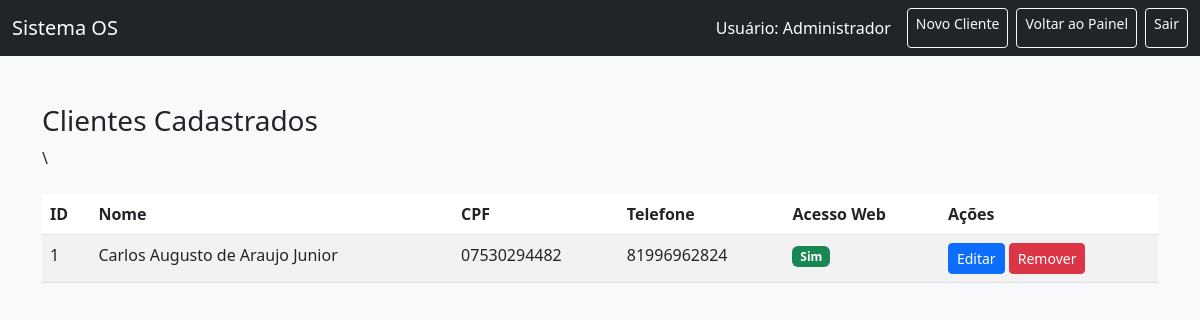
Before: /listar_clientes (signed in) with the older database file.
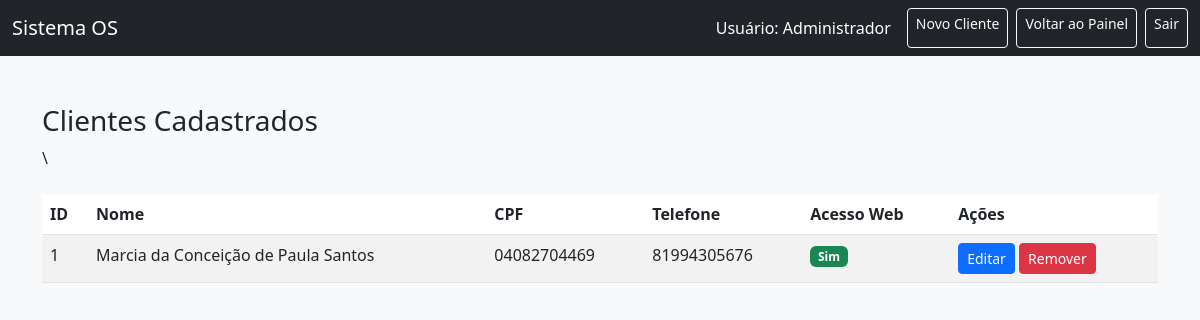
After: the same page with the newer database file.
### tables this page shows
CREATE TABLE clientes (
            id INTEGER PRIMARY KEY AUTOINCREMENT,
            nome TEXT NOT NULL,
            cpf TEXT NOT NULL UNIQUE,
            telefone TEXT
        );

### app.py (the view)
@app.route('/listar_clientes')
def listar_clientes():
    if 'permissao' not in session or session['permissao'] not in ['admin', 'atendente', 'tecnico']:
        flash('Você não tem permissão para acessar esta página.', 'warning')
        return redirect(url_for('dashboard'))
    conn = sqlite3.connect(DB)
    c = conn.cursor()
    c.execute("""
        SELECT
            c.id,
            c.nome,
            c.cpf,
            c.telefone,
            u.id IS NOT NULL AS tem_acesso_web
        FROM clientes c
        LEFT JOIN usuarios u ON c.id = u.id_cliente AND u.permissao = 'cliente'
        ORDER BY c.nome
    """)
    clientes = c.fetchall()
    conn.close()
    return render_template('listar_clientes.html', clientes=clientes)

### templates/listar_clientes.html (shortened to what this page needs)
<!DOCTYPE html>
<html lang="pt-br">
<head>
  <link href="https://cdn.jsdelivr.net/npm/bootstrap@5.3.0/dist/css/bootstrap.min.css" rel="stylesheet">
</head>
<body class="bg-light">
<nav class="navbar navbar-dark bg-dark">
  <div class="container-fluid">
    <a class="navbar-brand" href="{{ url_for('dashboard') }}">Sistema OS</a>
    <div class="d-flex">
      <span class="navbar-text text-white me-3">Usuário: {{ session['usuario_nome'] }}</span>
      <a href="{{ url_for('cadastrar_cliente') }}" class="btn btn-outline-light btn-sm me-2">Novo Cliente</a>
      <a href="{{ url_for('dashboard') }}" class="btn btn-outline-light btn-sm me-2">Voltar ao Painel</a>
      <a href="{{ url_for('logout') }}" class="btn btn-outline-light btn-sm">Sair</a>
    </div>
  </div>
</nav>
<div class="container py-5">
  <h3>Clientes Cadastrados</h3>
  <table class="table table-striped table-hover mt-4">
    <thead>
      <tr>
        <th>ID</th>
        <th>Nome</th>
        <th>CPF</th>
        <th>Telefone</th>
        <th>Acesso Web</th>
        <th>Ações</th>
      </tr>
    </thead>
    <tbody>
    {% for cliente in clientes %}
    <tr>
        <td>{{ cliente[0] }}</td>
        <td>{{ cliente[1] }}</td>
        <td>{{ cliente[2] }}</td> \
        <td>{{ cliente[3] or 'N/A' }}</td>
        <td>
          {% if cliente[4] %}
            <span class="badge bg-success">Sim</span>
          {% else %}
            <span class="badge bg-warning text-dark">Não</span>
          {% endif %}
        </td>
        <td>
          <a href="{{ url_for('editar_cliente', id=cliente[0]) }}" class="btn btn-sm btn-primary">Editar</a>
          <form action="{{ url_for('excluir_cliente', cliente_id=cliente[0]) }}" method="POST" style="display:inline;" onsubmit="return confirm('Tem certeza que deseja excluir o cliente {{ cliente[1] }}? Esta ação também removerá o acesso web do cliente (se existir) e só será possível se não houver ordens de serviço vinculadas. Esta ação é irreversível.');">
              <button type="submit" class="btn btn-sm btn-danger">Remover</button>
          </form>
        </td>
    </tr>
    {% endfor %}
</tbody>
  </table>
</div>
</body>
</html>

Changed rows visible on the page:
changed clientes id 1: nome "Carlos Augusto de Araujo Junior" → "Marcia da Conceição de Paula Santos"; cpf "07530294482" → "04082704469"; telefone "81996962824" → "81994305676"
